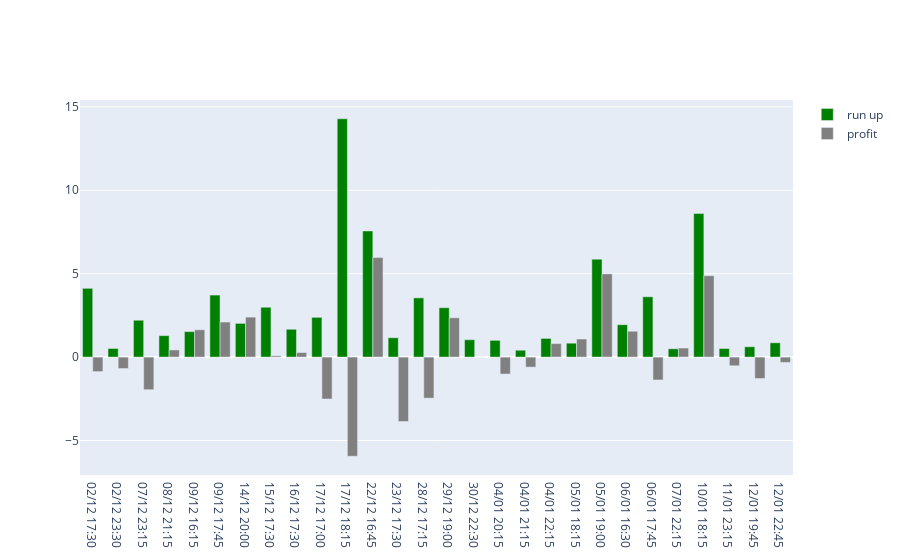
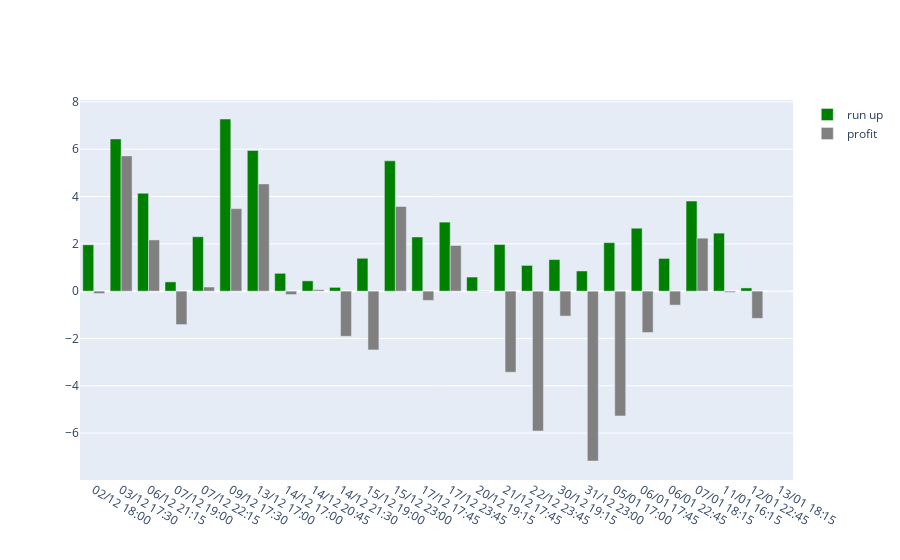
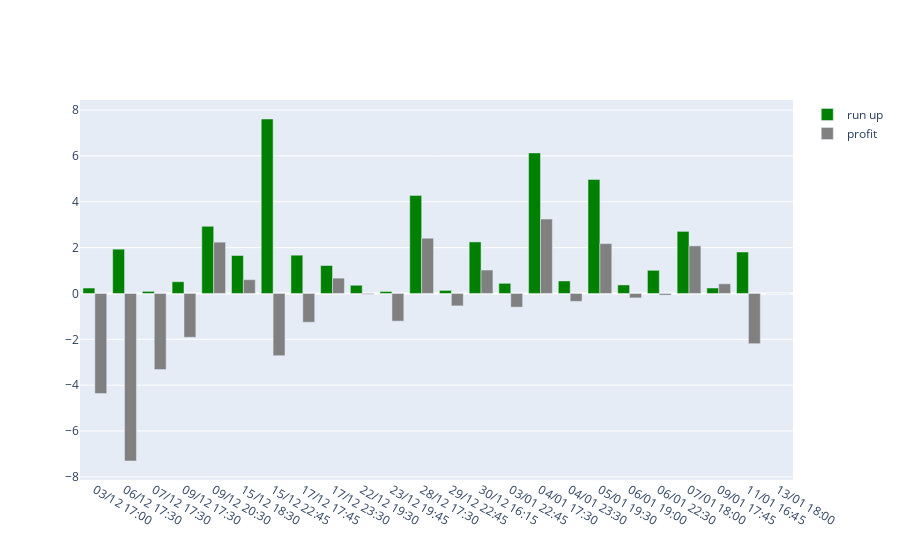

These figures' notebook cell, in order:
### Code cell
import matplotlib.pyplot as plt
import matplotlib
import plotly.graph_objects as go
from functools import reduce

matplotlib.rcParams.update({'font.size': 22})

def frequences(items, ticker):
  more1 = 0
  more04 = 0
  more06 = 0
  more08 = 0

  for item in items:
    if item['run_up'] >= 1:
      more1 += 1
    
    if item['run_up'] >= 0.4:
      more04 += 1

    if item['run_up'] >= 0.6:
      more06 += 1
    
    if item['run_up'] >= 0.8:
      more08 += 1
  
  percent1 = more04 / len(items) * 100
  percent2 = more06 / len(items) * 100
  percent3 = more08 / len(items) * 100
  percent4 = more1 / len(items) * 100

  less04_list = list(filter(lambda x: x['run_up'] < 0.4, items))
  less04_profit = reduce(lambda a, b: a + b['profit'], less04_list, 0)
  
  less06_list = list(filter(lambda x: x['run_up'] < 0.6, items))
  less06_profit = reduce(lambda a, b: a + b['profit'], less06_list, 0)
  
  less08_list = list(filter(lambda x: x['run_up'] < 0.8, items))
  less08_profit = reduce(lambda a, b: a + b['profit'], less08_list, 0)
  
  less1_list = list(filter(lambda x: x['run_up'] < 1, items))
  less1_profit = reduce(lambda a, b: a + b['profit'], less1_list, 0)

  average_less04_profit = round_decimals_down(less04_profit / len(less04_list), 2) if len(less04_list) != 0 else 0
  average_less06_profit = round_decimals_down(less06_profit / len(less06_list), 2) if len(less06_list) != 0 else 0
  average_less08_profit = round_decimals_down(less08_profit / len(less08_list), 2) if len(less08_list) != 0 else 0
  average_less1_profit = round_decimals_down(less1_profit / len(less1_list), 2) if len(less1_list) != 0 else 0

  print(f"""
    ticker: {ticker}
    trades: {len(items)}
    more 0.4% : {round_decimals_down(percent1, 2)}%
    if less than 0.4% then average profit is {average_less04_profit}%. {len(less04_list)} trades
    profit: {round_decimals_down((len(items) - len(less04_list)) * 0.4, 2)}% loss: {round_decimals_down(len(less04_list) * average_less04_profit, 2)}%

    more 0.6% : {round_decimals_down(percent2, 2)}%
    if less than 0.6% then average profit is {average_less06_profit}%. {len(less06_list)} trades
    profit: {round_decimals_down((len(items) - len(less06_list)) * 0.6, 2)}% loss: {round_decimals_down(len(less06_list) * average_less06_profit, 2)}%

    more 0.8% : {round_decimals_down(percent3, 2)}%
    if less than 0.8% then average profit is {average_less08_profit}%. {len(less08_list)} trades
    profit: {round_decimals_down((len(items) - len(less08_list)) * 0.8, 2)}% loss: {round_decimals_down(len(less08_list) * average_less08_profit, 2)}%

    more 1% : {round_decimals_down(percent4, 2)}%
    if less than 1% then average profit is {average_less1_profit}%. {len(less1_list)} trades
    profit: {round_decimals_down((len(items) - len(less1_list)), 2)}% loss: {round_decimals_down(len(less1_list) * average_less1_profit, 2)}%
  """)

print(f"""
periods = {periods}
interval = {interval}
""")

for company in companies:
  figi = company["figi"]
  ticker = company["ticker"]

  filtered = list(filter(lambda x: x['time'].hour >= 16 and x['time'].hour <= 23, trades[figi]))
  # filtered = trades[figi]
  frequences(filtered, ticker)

  x = list(map(lambda q: q['time'].format('DD/MM HH:mm'), filtered))

  fig = go.Figure()
  fig.add_trace(
    go.Bar(
      x=x,
      y=list(map(lambda q: q['run_up'], filtered)),
      name='run up',
      marker_color='green'
    )
  )
  fig.add_trace(
    go.Bar(
      x=x,
      y=list(map(lambda q: q['profit'], filtered)),
      name='profit',
      marker_color='gray'
    )
  )
  fig.update_layout(
    barmode='group',
  )

  fig.show()

### Figure 1 — Plotly figure (JSON) as saved in the notebook; plotly's stock layout.template omitted (floating-point values rounded to 4 significant figures)
{"data": [{"marker": {"color": "green"}, "name": "run up", "type": "bar", "x": ["02/12 17:30", "02/12 23:30", "07/12 23:15", "08/12 21:15", "09/12 16:15", "09/12 17:45", "14/12 20:00", "15/12 17:30", "16/12 17:30", "17/12 17:00", "17/12 18:15", "22/12 16:45", "23/12 17:30", "28/12 17:15", "29/12 19:00", "30/12 22:30", "04/01 20:15", "04/01 21:15", "04/01 22:15", "05/01 18:15", "05/01 19:00", "06/01 16:30", "06/01 17:45", "07/01 22:15", "10/01 18:15", "11/01 23:15", "12/01 19:45", "12/01 22:45"], "y": [4.122, 0.5178, 2.209, 1.286, 1.527, 3.719, 2.021, 2.987, 1.668, 2.384, 14.29, 7.564, 1.16, 3.551, 2.959, 1.042, 1.004, 0.4127, 1.12, 0.8341, 5.871, 1.942, 3.616, 0.4967, 8.608, 0.5149, 0.6206, 0.8581]}, {"marker": {"color": "gray"}, "name": "profit", "type": "bar", "x": ["02/12 17:30", "02/12 23:30", "07/12 23:15", "08/12 21:15", "09/12 16:15", "09/12 17:45", "14/12 20:00", "15/12 17:30", "16/12 17:30", "17/12 17:00", "17/12 18:15", "22/12 16:45", "23/12 17:30", "28/12 17:15", "29/12 19:00", "30/12 22:30", "04/01 20:15", "04/01 21:15", "04/01 22:15", "05/01 18:15", "05/01 19:00", "06/01 16:30", "06/01 17:45", "07/01 22:15", "10/01 18:15", "11/01 23:15", "12/01 19:45", "12/01 22:45"], "y": [-0.8696, -0.6859, -1.955, 0.4288, 1.637, 2.101, 2.396, 0.0745, 0.2733, -2.511, -5.943, 5.964, -3.862, -2.461, 2.357, 0, -1.017, -0.6019, 0.8088, 1.083, 4.989, 1.549, -1.371, 0.5436, 4.878, -0.5194, -1.286, -0.319]}], "layout": {"barmode": "group"}}

### Figure 2 — Plotly figure (JSON) as saved in the notebook; plotly's stock layout.template omitted (floating-point values rounded to 4 significant figures)
{"data": [{"marker": {"color": "green"}, "name": "run up", "type": "bar", "x": ["02/12 18:00", "03/12 17:30", "06/12 21:15", "07/12 19:00", "07/12 22:15", "09/12 17:30", "13/12 17:00", "14/12 17:00", "14/12 20:45", "14/12 21:30", "15/12 19:00", "15/12 23:00", "17/12 17:45", "17/12 23:45", "20/12 19:15", "21/12 17:45", "22/12 23:45", "30/12 19:15", "31/12 23:00", "05/01 17:00", "06/01 17:45", "06/01 22:45", "07/01 18:15", "11/01 16:15", "12/01 22:45", "13/01 18:15"], "y": [1.959, 6.435, 4.138, 0.3919, 2.299, 7.276, 5.949, 0.753, 0.4347, 0.1596, 1.389, 5.508, 2.289, 2.917, 0.5957, 1.972, 1.088, 1.334, 0.8518, 2.049, 2.66, 1.383, 3.808, 2.452, 0.1347, 0]}, {"marker": {"color": "gray"}, "name": "profit", "type": "bar", "x": ["02/12 18:00", "03/12 17:30", "06/12 21:15", "07/12 19:00", "07/12 22:15", "09/12 17:30", "13/12 17:00", "14/12 17:00", "14/12 20:45", "14/12 21:30", "15/12 19:00", "15/12 23:00", "17/12 17:45", "17/12 23:45", "20/12 19:15", "21/12 17:45", "22/12 23:45", "30/12 19:15", "31/12 23:00", "05/01 17:00", "06/01 17:45", "06/01 22:45", "07/01 18:15", "11/01 16:15", "12/01 22:45", "13/01 18:15"], "y": [-0.1011, 5.717, 2.165, -1.414, 0.1736, 3.486, 4.533, -0.1451, 0.06209, -1.909, -2.486, 3.58, -0.3918, 1.929, -0.0122, -3.428, -5.913, -1.055, -7.181, -5.275, -1.75, -0.592, 2.239, -0.05352, -1.151, 0]}], "layout": {"barmode": "group"}}

### Figure 3 — Plotly figure (JSON) as saved in the notebook; plotly's stock layout.template omitted (floating-point values rounded to 4 significant figures)
{"data": [{"marker": {"color": "green"}, "name": "run up", "type": "bar", "x": ["03/12 17:00", "06/12 17:30", "07/12 17:30", "09/12 17:30", "09/12 20:30", "15/12 18:30", "15/12 22:45", "17/12 17:45", "17/12 23:30", "22/12 19:30", "23/12 19:45", "28/12 17:30", "29/12 22:45", "30/12 16:15", "03/01 22:45", "04/01 17:30", "04/01 23:30", "05/01 19:30", "06/01 19:00", "06/01 22:30", "07/01 18:00", "09/01 17:45", "11/01 16:45", "13/01 18:00"], "y": [0.2368, 1.931, 0.09127, 0.5119, 2.926, 1.655, 7.608, 1.67, 1.217, 0.3567, 0.08675, 4.276, 0.1331, 2.247, 0.4416, 6.129, 0.5441, 4.972, 0.3711, 1.009, 2.708, 0.238, 1.807, 0]}, {"marker": {"color": "gray"}, "name": "profit", "type": "bar", "x": ["03/12 17:00", "06/12 17:30", "07/12 17:30", "09/12 17:30", "09/12 20:30", "15/12 18:30", "15/12 22:45", "17/12 17:45", "17/12 23:30", "22/12 19:30", "23/12 19:45", "28/12 17:30", "29/12 22:45", "30/12 16:15", "03/01 22:45", "04/01 17:30", "04/01 23:30", "05/01 19:30", "06/01 19:00", "06/01 22:30", "07/01 18:00", "09/01 17:45", "11/01 16:45", "13/01 18:00"], "y": [-4.368, -7.307, -3.321, -1.913, 2.239, 0.6002, -2.714, -1.256, 0.669, -0.03737, -1.208, 2.409, -0.5422, 1.023, -0.5976, 3.245, -0.3457, 2.173, -0.1944, -0.07083, 2.075, 0.421, -2.191, 0]}], "layout": {"barmode": "group"}}
